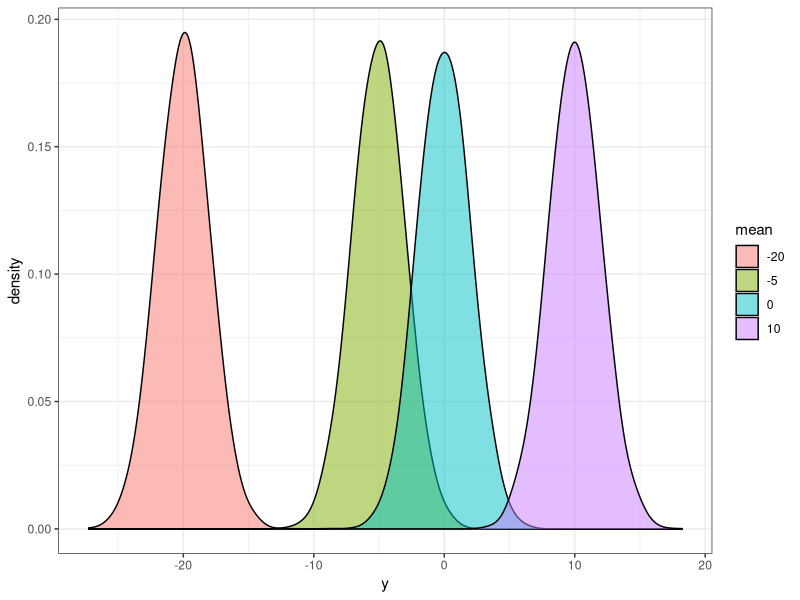
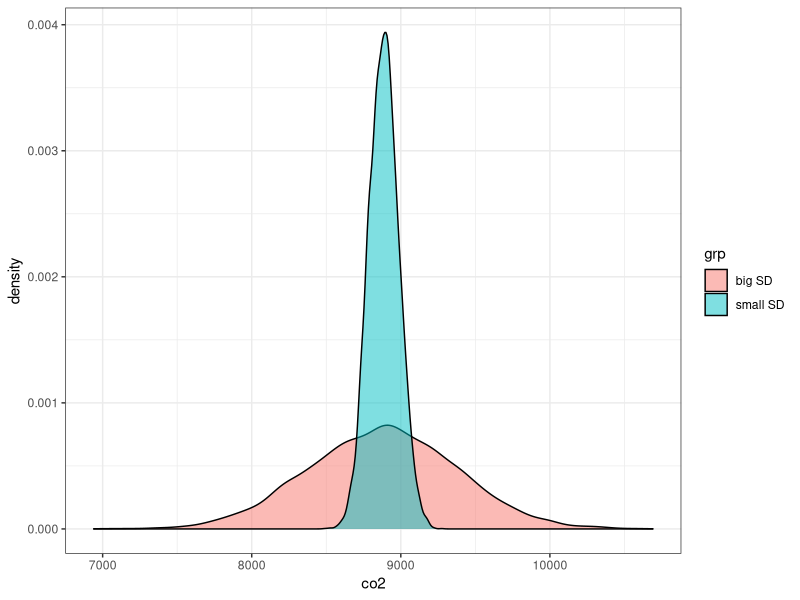
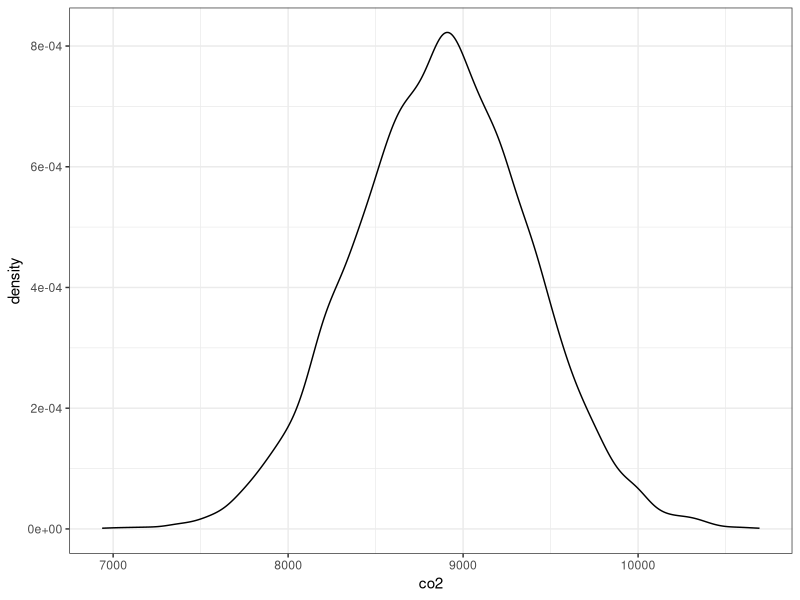
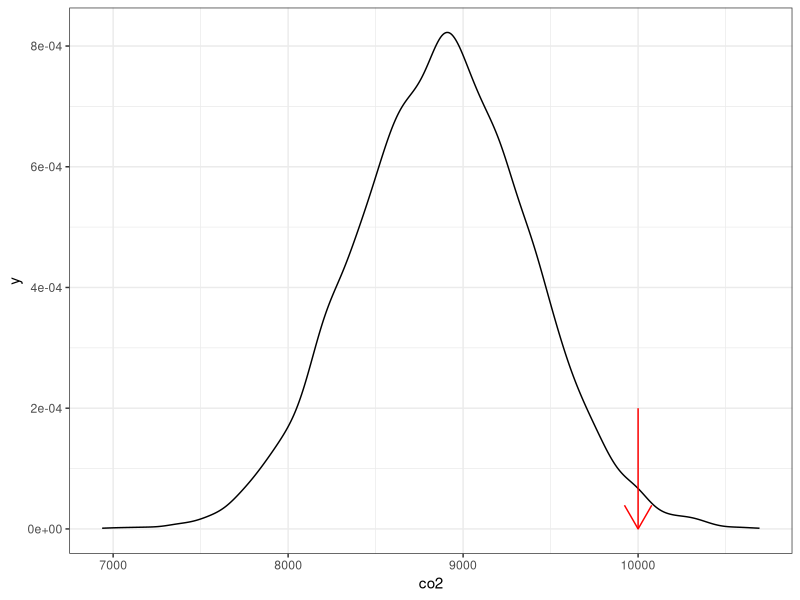
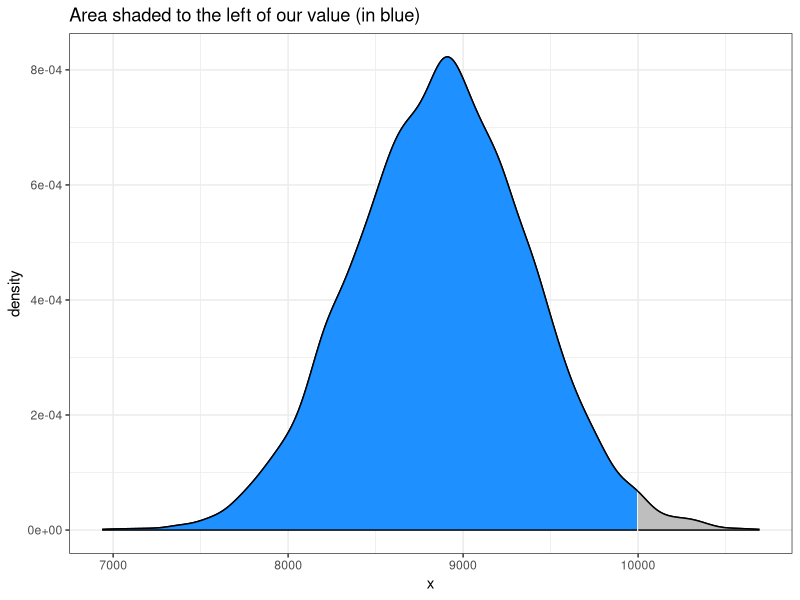
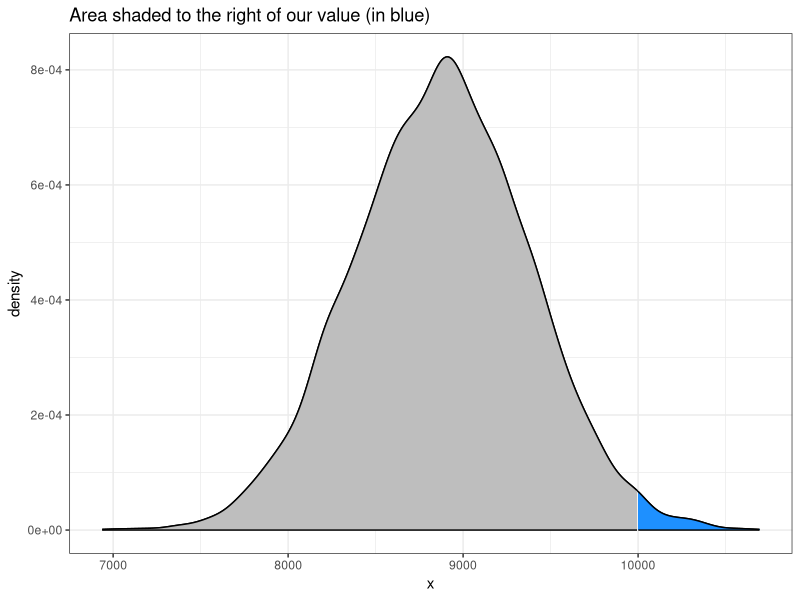
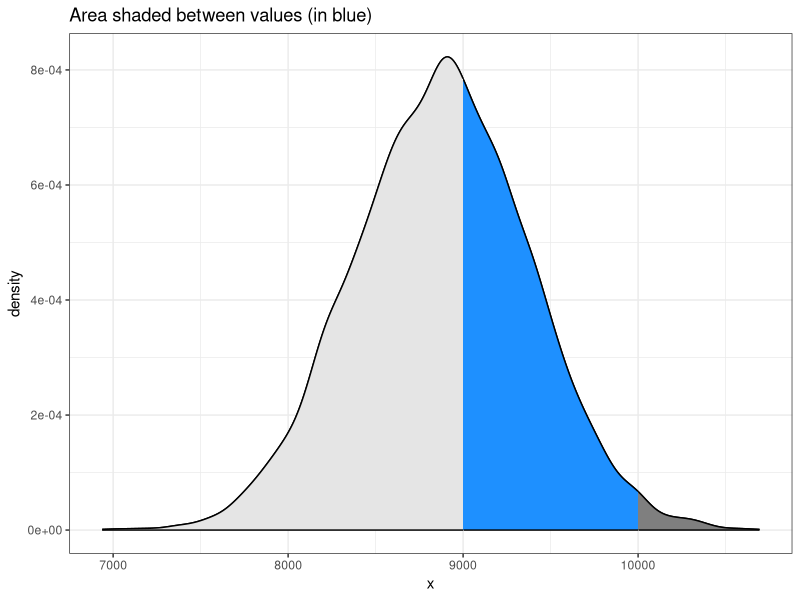

Source code (R) for these figures, in order:
## ---- chunk 1
knitr::opts_chunk$set(echo = TRUE)
library(tidyverse)
## ---- chunk 2
y1 <- rnorm(10000, sd = 2,mean = 0)
y2 <- rnorm(10000, sd = 2,mean = 10)
y3 <- rnorm(10000, sd = 2,mean = -5)
y4 <- rnorm(10000, sd = 2,mean = -20)

ydf <- data.frame(y = c(y1, y2, y3, y4),
           mean = rep(c("0", "10", "-5", "-20"), each = 10000)) 

ggplot(ydf, aes(x = y,
                group = mean,
                fill = mean)) +
  geom_density(alpha = 0.5, adjust = 2) +
  theme_bw()
## ---- chunk 3
x1 <- rnorm(10000, 8887, 500)
x2 <- rnorm(10000, mean = 8887, sd = 100)
df <- data.frame(x = c(x1, x2),
                 grp = rep(c("big SD", "small SD"), each = 10000))

ggplot(df, aes(x = x,
               group = grp,
               fill = grp)) +
  geom_density(alpha = 0.5) +
  labs(x = "co2") +
  theme_bw() 
## ---- chunk 4
# lower bound; mean - sd
8887 - 500
# upper bound; mean + sd
8887 + 500

# combine it in one line using c()
c(8887 - 500, 8887 + 500)
## ---- chunk 5
ggplot(data.frame(x = x1), aes(x)) +
  geom_density() +
  labs(x = "co2") +
  theme_bw()
## ---- chunk 6
ggplot(data.frame(x = x1), aes(x)) +
  geom_density() +
  labs(x = "co2") +
  theme_bw() +
  annotate("segment",
           x = 10000,
           xend = 10000,
           y = 2e-04,
           yend = 0,
           color = "red",
           arrow = arrow(length = unit(0.05, "npc")))
## ---- chunk 7
dnorm(10000, mean = 8887, sd = 500)
## ---- chunk 8
dnorm(8887, mean = 8887, sd = 500)
## ---- chunk 9
pnorm(10000, mean = 8887, sd = 500)
## ---- chunk 10
breaks <- c(-Inf, 10000, Inf)
ggplot(data.frame(x = x1), aes(x)) +
  geom_density() +
  scale_fill_manual(values = c("dodgerblue", "grey")) +
  stat_density(
    n = 500,
    geom = "area",
    colour = "black",
    aes(
      fill = after_stat(x) %>% cut(!!breaks),
      group = after_scale(fill)
    )
  ) +
  #scale_y_continuous(limits = c(0,0.8e-02)) +
  theme_bw() +
  theme(legend.position = "none") +
  labs(title = "Area shaded to the left of our value (in blue)")
## ---- chunk 11
breaks <- c(-Inf, 10000, Inf)
ggplot(data.frame(x = x1), aes(x)) +
  geom_density() +
  scale_fill_manual(values = c("grey", "dodgerblue")) +
  stat_density(
    n = 500,
    geom = "area",
    colour = "black",
    aes(
      fill = after_stat(x) %>% cut(!!breaks),
      group = after_scale(fill)
    )
  ) +
  #scale_y_continuous(limits = c(0,0.8e-03)) +
  theme_bw() +
  theme(legend.position = "none")+
  labs(title = "Area shaded to the right of our value (in blue)")
## ---- chunk 12
# first way
1 - pnorm(10000, mean = 8887, sd = 500)
# second way
pnorm(10000, mean = 8887, sd = 500, lower.tail = FALSE)
## ---- chunk 13
breaks2 <- c(-Inf, 9000, 10000, Inf)
ggplot(data.frame(x = x1), aes(x)) +
  geom_density() +
  scale_fill_manual(values = c("grey90", "dodgerblue", "grey50")) +
  stat_density(
    n = 1500,
    geom = "area",
    colour = "black",
    aes(
      fill = after_stat(x) %>% cut(!!breaks2),
      group = after_scale(fill)
    )
  ) +
  #scale_y_continuous(limits = c(0,0.8e-03)) +
  theme_bw() +
  theme(legend.position = "none")+
  labs(title = "Area shaded between values (in blue)")
## ---- chunk 14
pnorm(10000, mean = 8887, sd = 500) - pnorm(9000, mean = 8887, sd = 500)
## ---- chunk 15
qnorm(0.95, mean = 8887, sd = 500)
## ---- chunk 16
qnorm(c(0.1, 0.2, 0.8, 0.9), mean = 8887, sd = 500)
## ---- chunk 17
sn_int <- data.frame(
  qnt = c("68%", "95%", "99.7%"),
  low = c(-1, -2, -3),
  hi = c(1, 2, 3)
)
knitr::kable(sn_int, "html", col.names = c("Percentage", "Min Value", "Max Value") , align = "c")
## ---- chunk 18
sn_co2 <- data.frame(
  qnt = c("68%", "95%", "99.7%"),
  low = c(8887 - 500, 8887 - 2*500, 8887 - 3*500),
  hi = c(8887 + 500, 8887 + 2*500, 8887 + 3*500)
)
knitr::kable(sn_co2, "html", col.names = c("Percentage", "Min Value", "Max Value") , align = "c")
## ---- chunk 19
# observation = 10000
# mean = 8887
# sd = 500
(10000 - 8887) / 500
